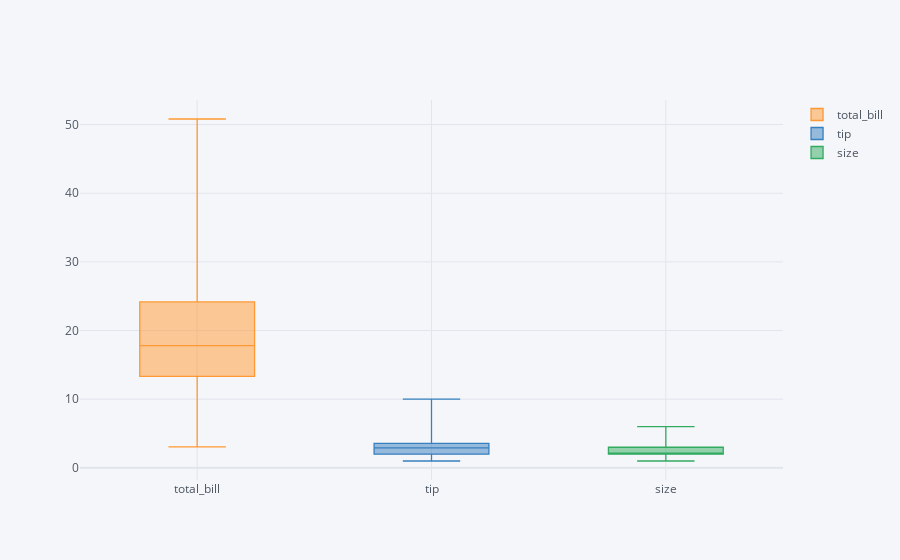

Notebook cell for this chart:
### Markdown cell above
In the output, you will see box plots for all the numerical columns in the data i.e. total_bill, tip and size.

### Code cell
dataset2.iplot(kind='box')

### Figure 1 — Plotly figure (JSON) as saved in the notebook; plotly's stock layout.template omitted (floating-point values rounded to 4 significant figures; data arrays with more than 128 entries replaced by an {"elided": "..."} marker saying what was removed)
{"data": [{"boxpoints": false, "line": {"width": 1.3}, "marker": {"color": "rgba(255, 153, 51, 1.0)"}, "name": "total_bill", "orientation": "v", "type": "box", "y": {"elided": "244 float values"}}, {"boxpoints": false, "line": {"width": 1.3}, "marker": {"color": "rgba(55, 128, 191, 1.0)"}, "name": "tip", "orientation": "v", "type": "box", "y": {"elided": "244 float values"}}, {"boxpoints": false, "line": {"width": 1.3}, "marker": {"color": "rgba(50, 171, 96, 1.0)"}, "name": "size", "orientation": "v", "type": "box", "y": {"elided": "244 int values"}}], "layout": {"autosize": true, "legend": {"bgcolor": "#F5F6F9", "font": {"color": "#4D5663"}}, "paper_bgcolor": "#F5F6F9", "plot_bgcolor": "#F5F6F9", "title": {"font": {"color": "#4D5663"}}, "xaxis": {"autorange": true, "gridcolor": "#E1E5ED", "range": [-0.5, 2.5], "showgrid": true, "tickfont": {"color": "#4D5663"}, "title": {"font": {"color": "#4D5663"}, "text": ""}, "type": "category", "zerolinecolor": "#E1E5ED"}, "yaxis": {"autorange": true, "gridcolor": "#E1E5ED", "range": [-1.767, 53.58], "showgrid": true, "tickfont": {"color": "#4D5663"}, "title": {"font": {"color": "#4D5663"}, "text": ""}, "type": "linear", "zerolinecolor": "#E1E5ED"}}}
